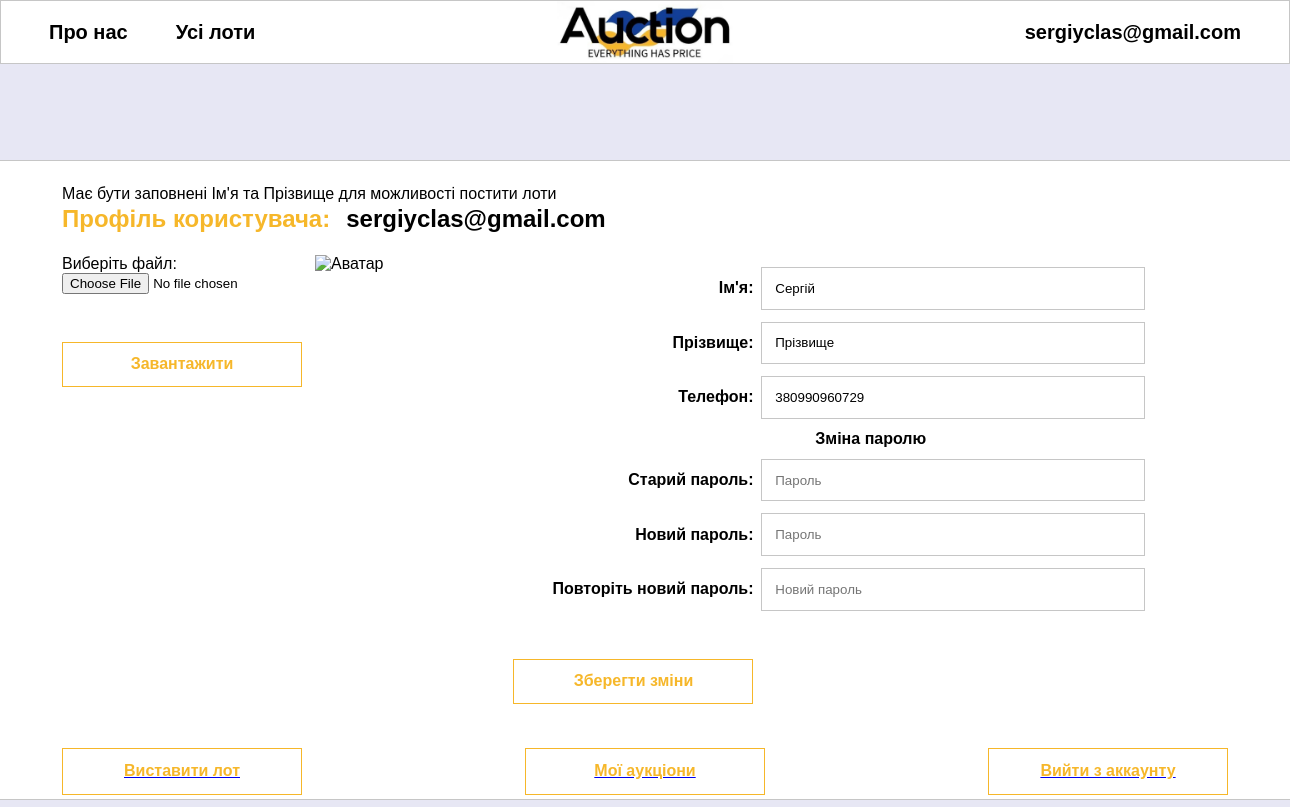
The app's page /profile (signed in) with its own data.
### models.py (models this page shows)
class User(db.Model, UserMixin):
    id = db.Column(db.Integer, primary_key=True)
    name = db.Column(db.String(128), default=None)
    surname = db.Column(db.String(128), default=None)
    phone = db.Column(db.Integer, default=None)
    avatar = db.Column(db.BLOB)
    email = db.Column(db.String(128), nullable=False, unique=True)
    password = db.Column(db.String(255), nullable=False)

### routes.py (the view, shortened to what this page needs)
@app.route('/profile', methods=['GET', 'POST'])
@login_required
def profile():
    upload_date()
    return render_template('profile.html')

### routes.py (called while the page is built)
def upload_date():
    lots = Lot.query.filter_by(status='Active').all()
    now = datetime.now()
    for lot in lots:
        if now - lot.date >= timedelta(days=7):
            lot.status = 'Inactive'
    db.session.commit()

@login_manager.user_loader
def load_user(user_id):
    return User.query.get(user_id)

@app.after_request
def redirect_to_signin(response):
    if response.status_code == 401:
        return redirect(url_for('login_page') + "?next=" + request.url)
    return response

### templates/profile.html (shortened to what this page needs)
<!doctype html>
<html lang="ukr">
<head>
    <link rel="stylesheet" href="{{ url_for('static', filename='css/header.css') }}">
    <link rel="stylesheet" href="{{ url_for('static', filename='css/profile.css') }}">
</head>
{% block body %}
<div class="bar">
    <nav class="about-nav">
        <a href="/about">Про нас</a>
        <a href="/posts">Усі лоти</a>
    </nav>
    <nav class="img-nav">
        <img id="logo" src="{{ url_for('static', filename='images/logo.png') }}" alt="Логотип">
    </nav>
    <nav class="login-nav">
        {% if not current_user.is_authenticated %}
        <a href="/login">Вхід</a>
        {% else %}
        <a href="/login">{{ current_user.email}}</a>
        {% endif %}
    </nav>
</div>
<div class="form-container">
    <p>Має бути заповнені Ім'я та Прізвище для можливості постити лоти</p>
    <div class="login-group">
        <p class="title">Профіль користувача:</p>
        <p class="title-login">{{ current_user.email }}</p>
    </div>
    <div class="setting-group">
        <form id="lox" action="{{ url_for('upload') }}" method="POST" enctype="multipart/form-data">
            <label for="file">Виберіть файл:</label>
            <input type="file" id="file" name="file">
            <button type="submit">Завантажити</button>
        </form>
        {% if current_user.avatar %}
        <img id="photochka" src="{{ url_for('avatar') }}" alt="Аватар">
        {% else %}
        <img id="photochka" src="{{ url_for('static', filename='images/default_avatar.png') }}"
             alt="Зображення за замовчуванням">
        {% endif %}
        <div class="input-right">
            <form class="uniq form" method="POST">
                <div class="input-group">
                    {% if current_user.name %}
                    <p for="name">Ім'я:</p>
                    <input
                            type="text" name="name" id="name" value="{{ current_user.name }}" placeholder="Ім'я"
                            required>
                    {% else %}
                    <p for="name">Ім'я:</p>
                    <input
                            type="text" name="name" id="name" placeholder="Ім'я" required>
                    <label>Будь ласка, заповніть дані</label>
                    {% endif %}
                </div>
                <div class="input-group">
                    {% if current_user.name %}
                    <p for="surname">Прізвище:</p>
                    <input
                            type="text" name="surname" id="surname" value="{{ current_user.surname }}"
                            placeholder="Прізвище" required>
                    {% else %}
                    <p for="surname">Прізвище:</p>
                    <input
                            type="text" name="surname" id="surname" placeholder="Прізвище" required>
                    <label>Будь ласка, заповніть дані</label>
                    {% endif %}
                </div>
                <div class="input-group">
                    {% if current_user.name %}
                    <p for="phone">Телефон:</p>
                    <input
                            type="tel" name="phone" id="phone" pattern="[0-9]{12,12}" value="{{ current_user.phone }}"
                            placeholder="Номер: 380123456789" required>
                    {% else %}
                    <p for="phone">Телефон:</p>
                    <input
                            type="tel" name="phone" id="phone" pattern="[0-9]{12,12}" placeholder="Номер: 380123456789"
                            required>
                    <label>Будь ласка, заповніть дані</label>
                    {% endif %}
                </div>
                <p> Зміна паролю</p>
                <div class="input-group">
                    <p for="password">Старий пароль:</p>
                    <input
                            type="password" name="password" id="password" pattern=".{8,}"
                            title="Пароль повинен містити принаймні 8 символів" placeholder="Пароль">
                </div>
                <div class="input-group">
                    <p for="new_password">Новий пароль:</p>
                    <input
                            type="password" name="new_password" id="new_password" pattern=".{8,}"
                            title="Пароль повинен містити принаймні 8 символів" placeholder="Пароль"
                            oninput="checkPasswordMatch()">
                </div>
                <div class="input-group">
                    <p for="confirm_new_password">Повторіть новий пароль:</p>
                    <input
                            type="password" name="confirm_new_password" id="confirm_new_password" pattern=".{8,}"
                            title="Пароль повинен співпадати з попереднім" placeholder="Новий пароль"
                            oninput="checkPasswordMatch()">
                </div>
                <div>
                    <button type="submit" id="save-button" class="button-profile">Зберегти зміни</button>
                </div>
            </form>
        </div>
    </div>
    <div class="button-group">
        <a href="/create_lots">
            <button id="expose-button">Виставити лот</button>
        </a>
        <a href="/profile/{{ current_user.id }}/lots">
            <button id="my-button">Мої аукціони</button>
        </a>
        <a href="/logout">
            <button id="log-out">Вийти з аккаунту</button>
        </a>
    </div>
</div>
{% endblock %}

### static/css/header.css (style rules this page uses)
.bar { display: flex; justify-content: space-between; align-items: center; border: 1px solid; border-color: #92929284; width: 100%; height: 4rem; color: #ffffff; }
.bar nav { margin: 0 1.5rem 0 1.5rem; display: flex; align-items: center; width: 33%; }
.login-nav { justify-content: end; }
.img-nav { justify-content: center; }
.about-nav { justify-content: start; }
.bar a { text-align: left; font-size: 1.25rem; line-height: 1.5625rem; font-weight: 700; color: #000000; margin: 0 1.5rem 0 1.5rem; text-decoration: none; }
.bar img { max-height: 3.9rem; }

### static/css/profile.css (style rules this page uses)
* { margin: 0; padding: 0; box-sizing: border-box; font-family: Arial, Helvetica, sans-serif; }
.bar { background-color: #ffffff; }
.form-container { width: 85rem; height: 40rem; border: 1px solid #92929284; background-color: #ffffff; padding: 1.5rem 6rem 0 6rem; }
.login-group { display: flex; }
.login-group p { text-align: left; font-size: 1.5rem; line-height: 2rem; font-weight: 700; }
.title { color: #F6B72A; margin-right: 1rem; }
.title-login { color: #000000; }
.setting-group { margin-top: 1.25rem; display: flex; justify-content: space-between; }
.input-right { width: 54rem; }
.input-right p { text-align: center; font-size: 1rem; line-height: 1rem; font-weight: 600; margin: 0.75rem 0 0.75rem 0; }
.input-group { display: flex; align-items: center; margin-top: 0.75rem; font-size: 1rem; line-height: 1.25rem; }
.input-group input { width: 24rem; border: 1px solid #92929284; background-color: #ffffff; padding: 0.8rem 0.8rem; color: #000000; }
.button-group { display: flex; justify-content: space-between; }
.button-group button { display: block; width: 15rem; background-color: #ffffff; padding: 0.75rem; text-align: center; font-size: 1rem; line-height: 1.3rem; font-weight: 700; color: #F6B72A; border: 1px solid #F6B72A; font-weight: 600; transition: all 400ms; margin-top: 2rem; }
button { text-align: center; font-size: 1rem; line-height: 1.3rem; font-weight: 700; padding: 0.7rem; margin: 3rem 0 0.75rem 0; width: 15rem; color: #F6B72A; background-color: #ffffff; border: 1px solid #F6B72A; }
.input-group p { text-align: end; width: 15rem; display: block; color: #000000; margin-right: 0.5rem; }
#photochka { height: 15rem; width: 15rem; }
#lox { display: flex; flex-direction: column; }

### records on screen
User: email "sergiyclas@gmail.com", name "Сергій", surname "Прізвище", phone "380990960729"
